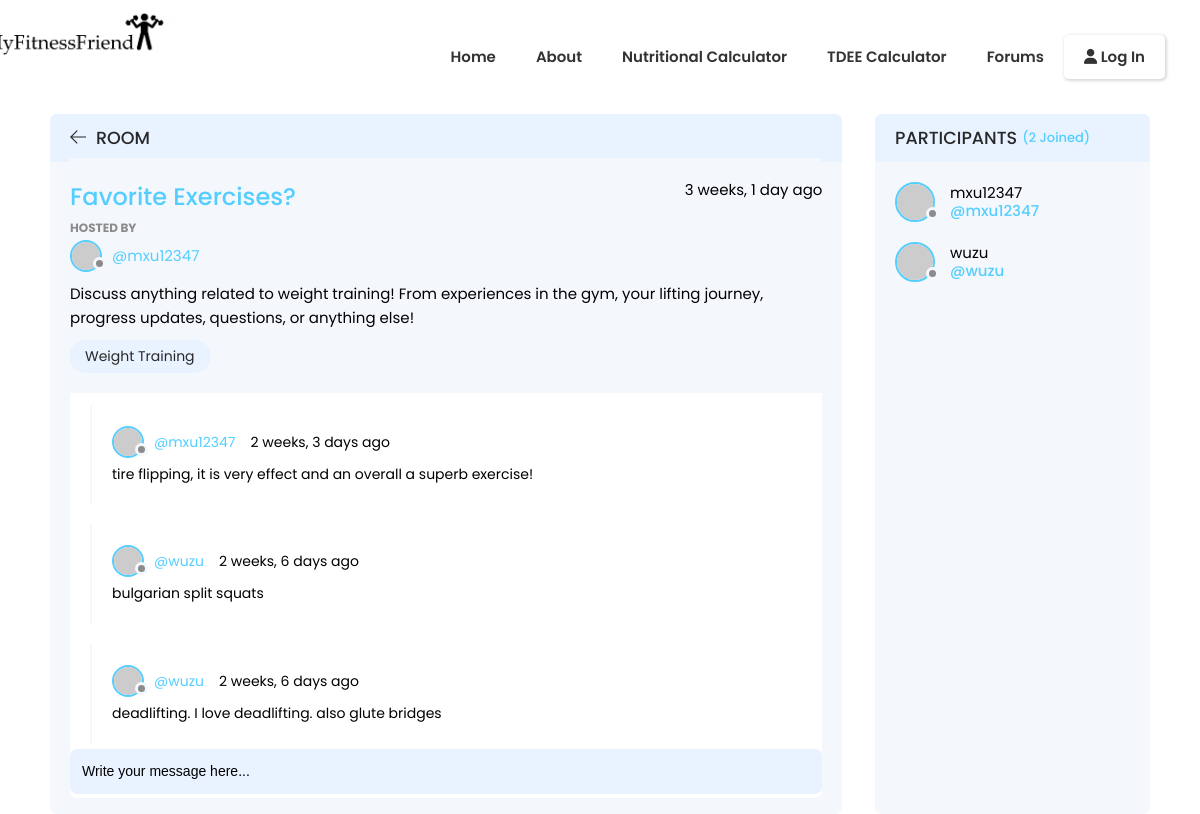
The page /room/1/ on the database its author committed.
### counter/models.py (models this page shows, shortened)
class Room(models.Model):
    host=  models.ForeignKey(User, on_delete= models.SET_NULL, null= True)
    topic = models.ForeignKey(Topic, on_delete= models.SET_NULL, null= True)
    name = models.CharField(max_length=200)
    description = models.TextField(null= True, blank= True)
    participants = models.ManyToManyField(User, related_name='participants', blank= True)
    updated = models.DateTimeField(auto_now= True) # everytime the save method is called, take the timestamp
    created = models.DateTimeField(auto_now_add= True) # autonow_add only saves time stamp on the inital add not everytime it's saved
    class Meta:
        ordering= ['-updated', '-created']

class Topic(models.Model):
    name= models.CharField(max_length= 200)

class Message(models.Model):
    user = models.ForeignKey(User, on_delete= models.CASCADE)
    room = models.ForeignKey(Room, on_delete= models.CASCADE)
    body = models.TextField()
    updated = models.DateTimeField(auto_now= True)
    created = models.DateTimeField(auto_now_add= True)
    class Meta:
        ordering= ['-updated', '-created']

### counter/views.py (the view, shortened to what this page needs)
# urls.py: path('room/<str:pk>/', views.room, name= 'room'),
def room(request, pk):
    room= Room.objects.get(id= pk) # Tables automatically have an id for each instance, queries database looks for matching id and gets obj
    room_messages= room.message_set.all()
    participants= room.participants.all()
    context= {'room': room, 'room_messages': room_messages, 'participants': participants}
    return render(request, 'counter/room.html', context)

### counter/templates/counter/room.html (shortened to what this page needs)
{% extends 'main.html' %} {% block content %}
<main class="profile-page layout layout--2">
  <div class="container1">
    <div class="room">
      <div class="room__top">
        <div class="room__topLeft">
          <a href="{% url 'forums' %}">
            <svg
              version="1.1"
              xmlns="http://www.w3.org/2000/svg"
              width="32"
              height="32"
              viewBox="0 0 32 32"
            >
              <title>arrow-left</title>
              <path
                d="M13.723 2.286l-13.723 13.714 13.719 13.714 1.616-1.611-10.96-10.96h27.625v-2.286h-27.625l10.965-10.965-1.616-1.607z"
              ></path>
            </svg>
          </a>
          <h3>Room</h3>
        </div>
      </div>
      <div class="room__box scroll">
        <div class="room__header scroll">
          <div class="room__info">
            <h3>{{room.name}}</h3>
            <span>{{room.created|timesince}} ago</span>
          </div>
          <div class="room__hosted">
            <p>Hosted By</p>
            <a href="{% url 'profile' room.host.id %}" class="room__author">
              <div class="avatar avatar--small">
                <img src="https://randomuser.me/api/portraits/men/37.jpg" />
              </div>
              <span>@{{room.host.username}}</span>
            </a>
          </div>
          <div class="room__details">{{room.description}}</div>
          <span class="room__topics">{{room.topic.name}}</span>
        </div>
        <div class="room__conversation">
          <div class="threads scroll">
            {% for message in room_messages %}
            <div class="thread">
              <div class="thread__top">
                <div class="thread__author">
                  <a
                    href="{% url 'profile' message.user.id %}"
                    class="thread__authorInfo"
                  >
                    <div class="avatar avatar--small">
                      <img
                        src="https://randomuser.me/api/portraits/men/37.jpg"
                      />
                    </div>
                    <span>@{{message.user.username}}</span>
                  </a>
                  <span class="thread__date">
                    {{message.created|timesince}} ago</span
                  >
                </div>
              </div>
              <div class="thread__details">{{message.body}}</div>
            </div>
            {% endfor %}
          </div>
        </div>
      </div>
      <div class="room__message">
        <form action="#">
          <input name="" placeholder="Write your message here..." />
        </form>
      </div>
    </div>
    <div class="participants">
      <h3 class="participants__top">
        Participants <span>({{participants.count}} Joined)</span>
      </h3>
      <div class="participants__list scroll">
        {% for participant in participants %}
        <a href="{% url 'profile' user.id%}" class="participant">
          <div class="avatar avatar--medium">
            <img src="https://randomuser.me/api/portraits/men/37.jpg" />
          </div>
          <p>
            {{participant.username}}
            <span>@{{participant.username}}</span>
          </p>
        </a>
        {% endfor %}
      </div>
    </div>
  </div>
</main>
{% endblock %}

### rows shown on the page
Room: name "Favorite Exercises?", created "3 weeks, 1 day", host.username "mxu12347", description "Discuss anything related to weight training! From experiences in the gym, your lifting journey, progress updates, questions, or anything else!", topic.name "Weight Training"
Message: user.username "mxu12347", created "2 weeks, 3 days", body "tire flipping, it is very effect and an overall a superb exercise!"
Message: user.username "wuzu", created "2 weeks, 6 days", body "bulgarian split squats"
Message: user.username "wuzu", created "2 weeks, 6 days", body "deadlifting. I love deadlifting. also glute bridges"

### other values the page prints
{{ participants.count }} "2"
{{ participant.username }} "mxu12347"
{{ participant.username }} "wuzu"
